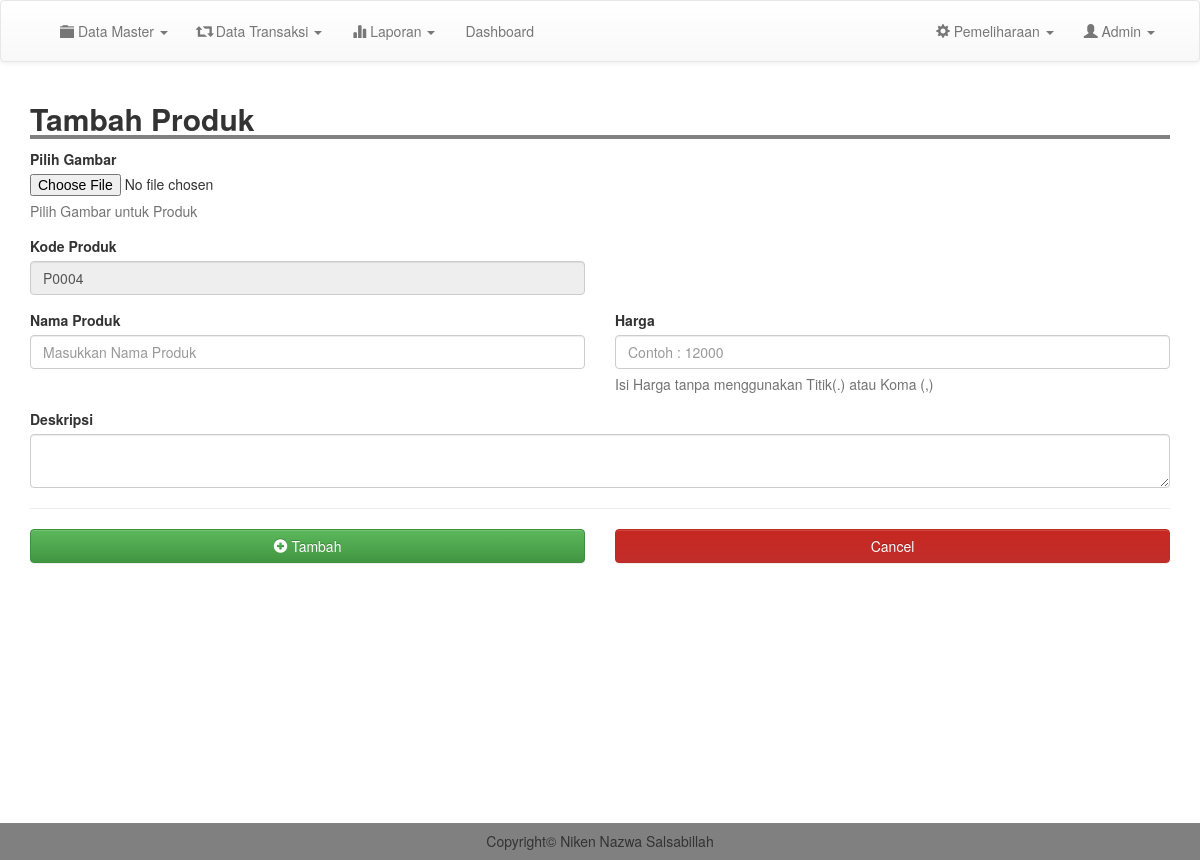
The app's page /admin/tm_produk.php (signed in), older data.
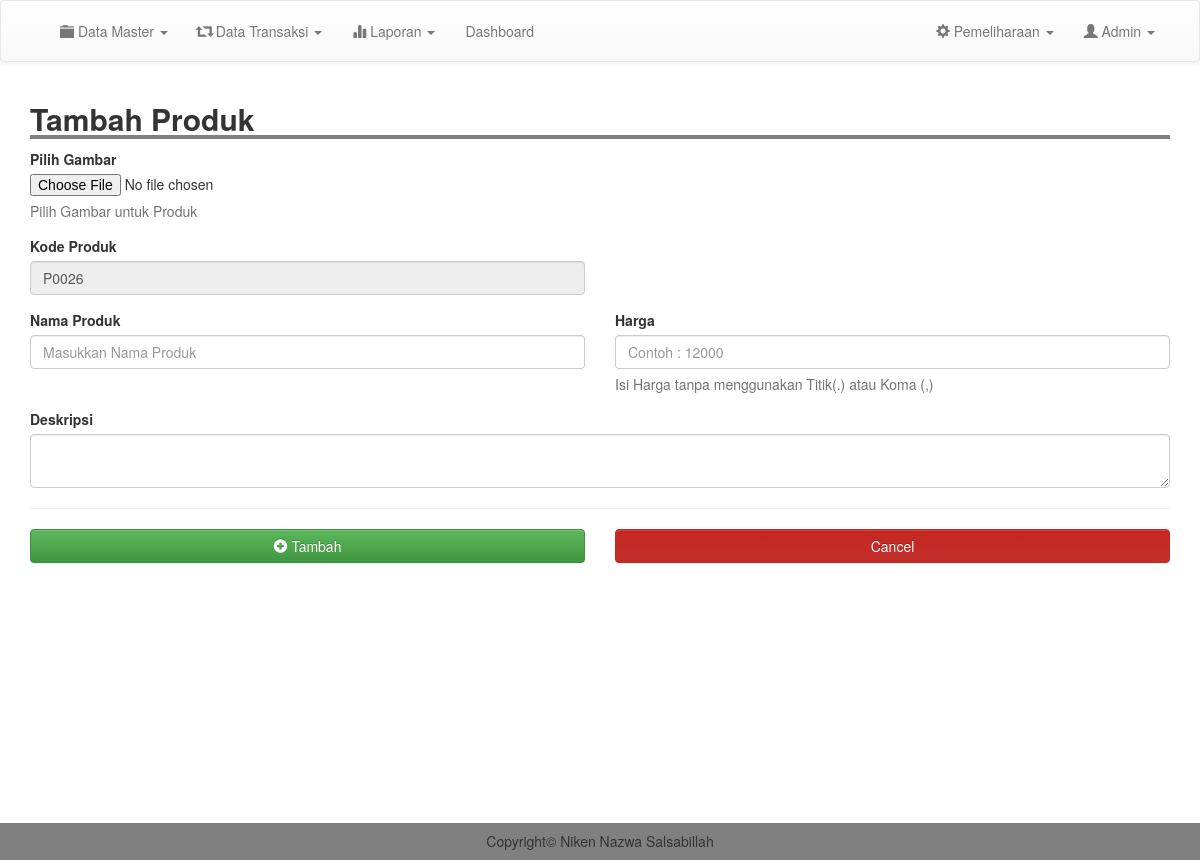
The same page, newer data.
### tables this page shows
CREATE TABLE `produk` (
  `kode_produk` varchar(100) NOT NULL,
  `nama` varchar(100) NOT NULL,
  `image` text NOT NULL,
  `deskripsi` text NOT NULL,
  `harga` int(11) NOT NULL,
  PRIMARY KEY (`kode_produk`)
);

### admin/tm_produk.php (the view, shortened to what this page needs)
<?php
include 'header.php';
$kode = mysqli_query($conn, "SELECT kode_produk from produk order by kode_produk desc");
$data = mysqli_fetch_assoc($kode);
$num = substr($data['kode_produk'], 1, 4);
$add = (int) $num + 1;
if(strlen($add) == 1){
	$format = "P000".$add;
}else if(strlen($add) == 2){
	$format = "P00".$add;
}
else if(strlen($add) == 3){
	$format = "P0".$add;
}else{
	$format = "P".$add;
}
?>
<div class="container">
	<h2 style=" width: 100%; border-bottom: 4px solid gray"><b>Tambah Produk</b></h2>
	<form action="proses/tm_produk.php" method="POST" enctype="multipart/form-data">
		<div class="form-group">
			<label for="exampleInputFile">Pilih Gambar </label>
			<input type="file" id="exampleInputFile" name="files">
			<p class="help-block">Pilih Gambar untuk Produk</p>
		</div>
		<div class="row">
			<div class="col-md-6">
				<div class="form-group">
					<label for="exampleInputEmail1">Kode Produk</label>
					<input type="text" class="form-control" id="exampleInputEmail1" placeholder="Masukkan Nama Produk" disabled value="<?= $format; ?>">
				</div>
			</div>
		</div>
		<div class="row">
			<div class="col-md-6">
				<div class="form-group">
					<label for="exampleInputEmail1">Nama Produk</label>
					<input type="text" class="form-control" id="exampleInputEmail1" placeholder="Masukkan Nama Produk" name="nama">
				</div>
			</div>
			<div class="col-md-6">
				<div class="form-group">
					<label for="exampleInputEmail1">Harga</label>
					<input type="number" class="form-control" id="exampleInputEmail1" placeholder="Contoh : 12000" name="harga">
					<p class="help-block">Isi Harga tanpa menggunakan Titik(.) atau Koma (,)</p>
				</div>
			</div>
		</div>
		<div class="form-group">
			<label for="exampleInputPassword1">Deskripsi</label>
			<textarea name="desk" class="form-control" va>
			</textarea>
		</div>
		<hr>
				<div class="row">
			<div class="col-md-6">
				<button type="submit"  class="btn btn-success btn-block" ><i class="glyphicon glyphicon-plus-sign"></i> Tambah</button>
			</div>
			<div class="col-md-6">
				<a href="m_produk.php" class="btn btn-danger btn-block">Cancel</a>
			</div>
		</div>
		<br>
	</div>
<br>
<br>
<br>
<br>
<br>
<br>
<br>
<br>
<br>
<br>
<br>
<br>
<?php
include 'footer.php';
?>

Row changes from the older to the newer data that the page shows:
no longer on this page (row edited): produk: kode_produk "P0004"
added produk: kode_produk "P0026"
